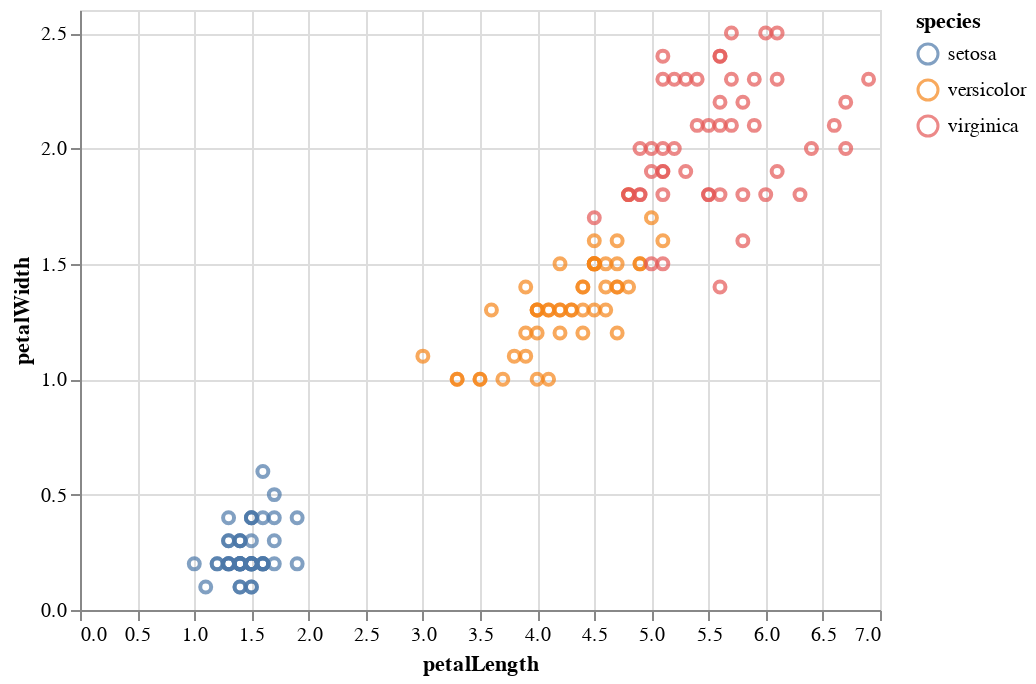

Notebook cell for this chart:
### Code cell
import altair as alt
from vega_datasets import data

iris = data.iris()

alt.Chart(iris).mark_point().encode(
    x='petalLength',
    y='petalWidth',
    color='species'
)

### Figure 1 — Vega-Lite specification as saved in the notebook (floating-point values rounded to 4 significant figures; data arrays with more than 128 entries replaced by an {"elided": "..."} marker saying what was removed)
{"$schema": "https://vega.github.io/schema/vega-lite/v2.6.0.json", "config": {"view": {"height": 300, "width": 400}}, "data": {"name": "data-a264acbd6e539a8b3afc0cb5f240fb57"}, "datasets": {"data-a264acbd6e539a8b3afc0cb5f240fb57": {"elided": "150 records"}}, "encoding": {"color": {"field": "species", "type": "nominal"}, "x": {"field": "petalLength", "type": "quantitative"}, "y": {"field": "petalWidth", "type": "quantitative"}}, "mark": "point"}
